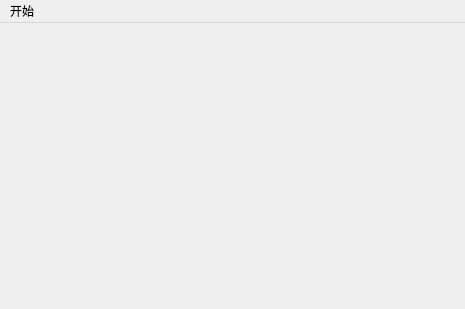
<?xml version="1.0" encoding="UTF-8"?>
<ui version="4.0">
 <class>MainWindow</class>
 <widget class="QMainWindow" name="MainWindow">
  <property name="geometry">
   <rect>
    <x>0</x>
    <y>0</y>
    <width>465</width>
    <height>309</height>
   </rect>
  </property>
  <property name="windowTitle">
   <string>MainWindow</string>
  </property>
  <widget class="QWidget" name="centralwidget"/>
  <widget class="QMenuBar" name="menuBar">
   <property name="geometry">
    <rect>
     <x>0</x>
     <y>0</y>
     <width>465</width>
     <height>21</height>
    </rect>
   </property>
   <widget class="QMenu" name="menu">
    <property name="title">
     <string>开始</string>
    </property>
    <addaction name="actionquit"/>
   </widget>
   <addaction name="menu"/>
  </widget>
  <action name="actionquit">
   <property name="text">
    <string>退出</string>
   </property>
  </action>
 </widget>
 <resources/>
 <connections/>
</ui>
